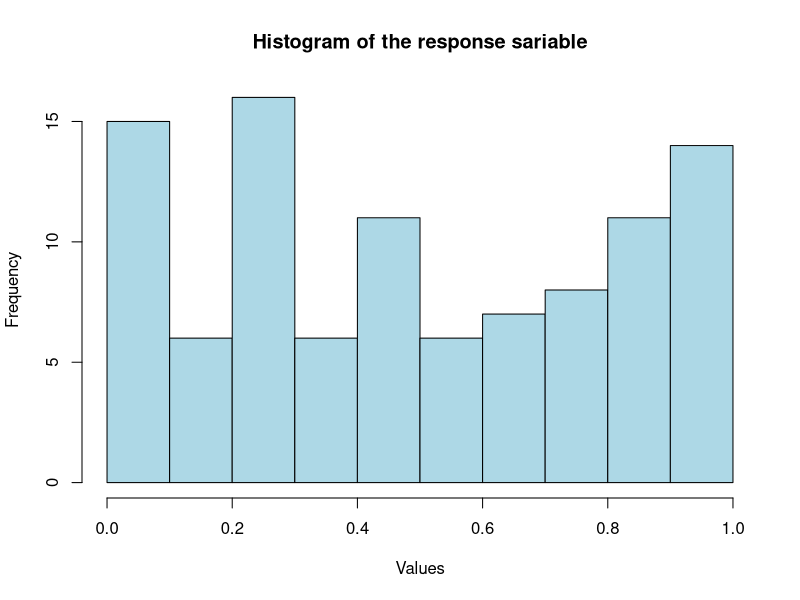

This figure's R source:
get_family <- function(response.var, type.data = c("count", "probability","binary", "continuous"), random.factor = FALSE) {
  require(broom)
  require(parameters)
  require(e1071)  
  
  family_mapping <- list(
    count = c("poisson", "quasipoisson", "negativebinomial"),
    probability = c("binomial", "beta"),
    success_failure = "binomial",
    binary = "binomial",
    continuous = c("gaussian", "Gamma", "lognormal")
  )
  
  examples <- list(
    binomial = "Number surviving, number killed",
    poisson = "Seeds per quadrat, settlers (variance ≈ mean)",
    quasipoisson = "Overdispersed count data",
    negativebinomial = "Seeds per quadrat, settlers (variance > mean)",
    Gamma = "Survival time, distance to nearest edge",
    gaussian = "Normal distribution",
    lognormal = "Size, mass (exponential growth)",
    beta = "Cover proportion or bounded probabilities (0-1)"
  )
  
  # Check variance-to-mean ratio for count data
  check_variance_mean_ratio <- function(column) {
    mean_val <- mean(column, na.rm = TRUE)
    var_val <- var(column, na.rm = TRUE)
    ratio <- var_val / mean_val
    if (ratio < 1.2) {
      family <- "poisson"
    } else if (ratio >= 1.2 && ratio < 2) {
      family <- "quasipoisson"
    } else {
      family <- "negativebinomial"
    }
    return(list(family = family, mean_val = mean_val, var_val = var_val, ratio = ratio))
  }
  
  select_continuous_family <- function(column) {
    column <- as.numeric(column[!is.na(column)])  # Ensure numeric and remove NAs
    
    skewness_val <- skewness(column, na.rm = TRUE)
    if (all(column > 0)) {
      log_transformed_skewness <- skewness(log(column), na.rm = TRUE)
    } else {
      log_transformed_skewness <- Inf
    }
    
    # Determine family
    if (skewness_val > 0) {
      if (log_transformed_skewness < 0.5) {
        return("lognormal")
      } else {
        return("Gamma")
      }
    } else {
      return("gaussian")
    }
  }
  select_probability_family <- function(column) {
    if (all(column %in% c(0, 1))) {
      return("binomial")  # Binary outcomes
    } else if (all(column > 0 & column < 1)) {
      return("beta")  
    } else {
      return("unknown") 
    }
  }
  # Process each data type
  result <- lapply(type.data, function(type) {
    if (type %in% names(family_mapping)) {
      if (type == "continuous") {
        # Continuous data
        mean_val <- mean(response.var, na.rm = TRUE)
        var_val <- var(response.var, na.rm = TRUE)
        skewness_val <- skewness(response.var, na.rm = TRUE)
        best_family <- select_continuous_family(response.var)
        families <- best_family
        ratio <- NA
      } else if (type == "count") {
        # Count data
        metrics <- check_variance_mean_ratio(response.var)
        families <- metrics$family
        mean_val <- metrics$mean_val
        var_val <- metrics$var_val
        ratio <- metrics$ratio
      } else if (type == "probability") {
        # Probability data
        families <- select_probability_family(response.var)
        mean_val <- mean(response.var, na.rm = TRUE)
        var_val <- var(response.var, na.rm = TRUE)
        skewness_val <- skewness(response.var, na.rm = TRUE)
        ratio <- NA
      } else {
        # Other types
        families <- family_mapping[[type]]
        mean_val <- NA
        var_val <- NA
        skewness_val <- NA
        ratio <- NA
      }
      
      associated_examples <- examples[[families]]
      return(list(
        data_type = type,
        families = families,
        examples = associated_examples,
        mean_val = mean_val,
        var_val = var_val,
        skewness = skewness_val,
        ratio = ratio
      ))
    } else {
      return(list(
        data_type = type,
        families = "unknown",
        examples = "No examples available",
        mean_val = NA,
        var_val = NA,
        skewness = NA,
        ratio = NA
      ))
    }
  })
  
  # Plot histogram if numeric
  if (is.numeric(response.var)) {
    hist(response.var, main = "Histogram of the response sariable", 
         xlab = "Values", col = "lightblue")
  }
  
  names(result) <- type.data
  return(result)
}

data <- data.frame(
  count_column = rpois(100, lambda = 5),
  continuous_column = rgamma(100, shape = 2, scale = 2),
  probability_column = runif(100, min = 0, max = 1)  # Random probabilities
)

# Test for probabilities
type.data <- c("probability")
result <- get_family(response.var = data$probability_column, type.data = "probability", random.factor = FALSE)
print(result)
